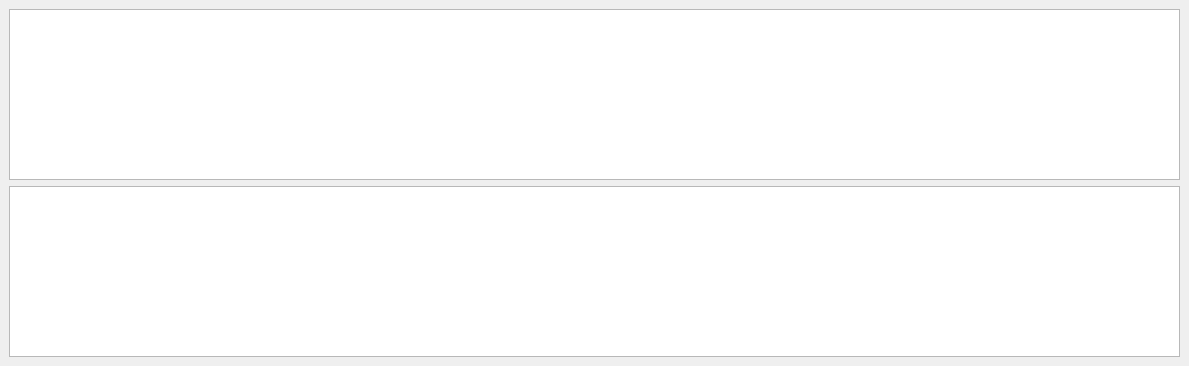
<?xml version="1.0" encoding="UTF-8"?>
<ui version="4.0">
 <class>MainWindow</class>
 <widget class="QMainWindow" name="MainWindow">
  <property name="geometry">
   <rect>
    <x>0</x>
    <y>0</y>
    <width>1189</width>
    <height>366</height>
   </rect>
  </property>
  <property name="windowTitle">
   <string>MainWindow</string>
  </property>
  <widget class="QWidget" name="centralwidget">
   <layout class="QGridLayout" name="gridLayout">
    <item row="0" column="0">
     <widget class="QTableWidget" name="generalLog">
      <property name="font">
       <font>
        <family>JetBrains Mono</family>
       </font>
      </property>
     </widget>
    </item>
    <item row="1" column="0">
     <widget class="QTableWidget" name="focusedLog">
      <property name="font">
       <font>
        <family>JetBrains Mono</family>
       </font>
      </property>
     </widget>
    </item>
   </layout>
  </widget>
 </widget>
 <resources/>
 <connections/>
</ui>
